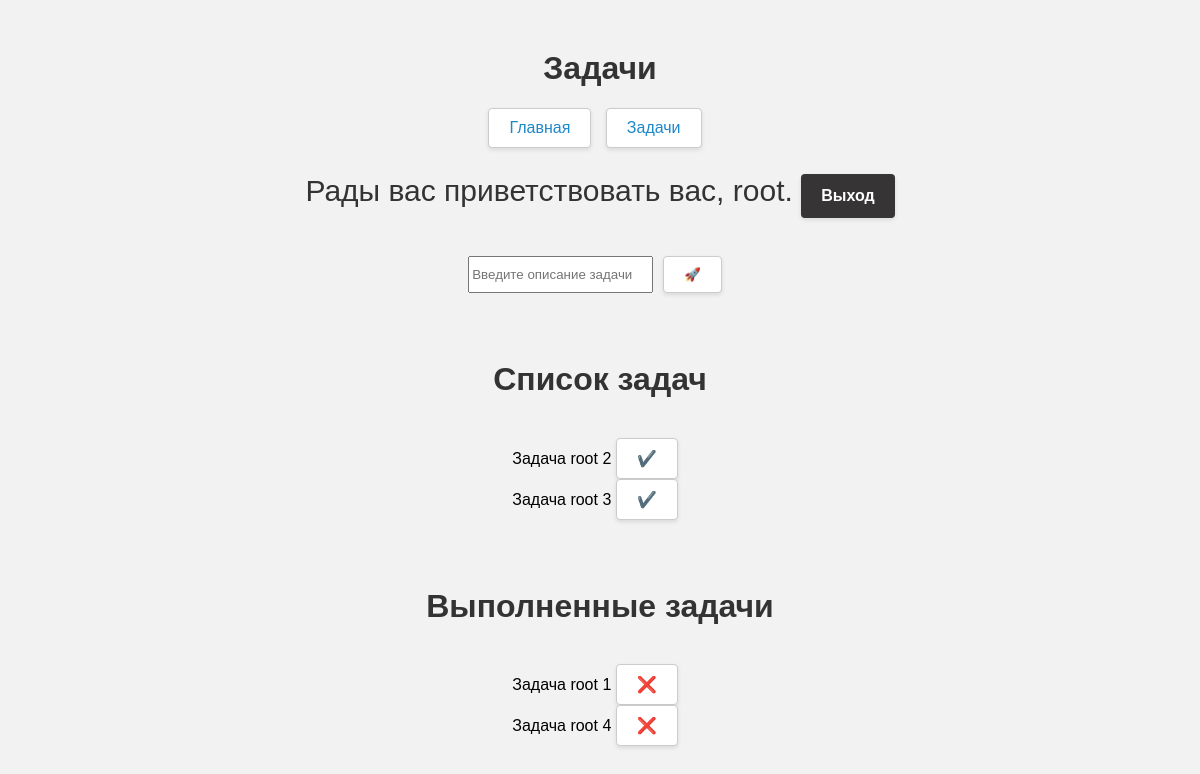
Page /?controller=tasks (signed in) on the committed database.
### tables this page shows
CREATE TABLE tasks (
    id INTEGER NOT NULL PRIMARY KEY AUTOINCREMENT,
    userId INTEGER NOT NULL,
    description VARCHAR(150) NOT NULL,
    isDone TINYINT DEFAULT (0)
);

### controller/TasksController.php (called while the page is built, shortened)
<?php
require_once 'model/User.php';
require_once 'model/Task.php';
require_once 'model/TaskProvider.php';
$pageHeader = 'Задачи';
$pdo = require 'db.php';
if (isset($_SESSION['username'])) {
    $user = $_SESSION['username'];
} else {
    header("Location: /");
    die();
}
$taskProvider = new TaskProvider($pdo);
$tasksUndone = $taskProvider->getUndoneList($user);
$tasksDone = $taskProvider->getDoneList($user);
require "view/tasks.php";

### index.php (called while the page is built)
<?php
$controller = $_GET['controller'] ?? 'index';
$routes = require 'router.php';
require $routes[$controller] ?? die('404 Страница не найдена');

### model/TaskProvider.php (called while the page is built, shortened)
<?php
class TaskProvider
{
    private PDO $pdo;
    public function __construct(PDO $pdo)
    {
        $this->pdo = $pdo;
    }
    public function getUndoneList(User $user):array
    {
        $statement = $this->pdo->prepare(
            'SELECT * FROM tasks WHERE isDone = 0 AND userId = :id'
        );
        $statement->execute([
            'id' => $user->getId(),
        ]);
        return $statement->fetchAll(PDO::FETCH_CLASS | PDO::FETCH_PROPS_LATE, Task::class);
    }
    public function getDoneList(User $user): array
    {
        $statement = $this->pdo->prepare(
            'SELECT * FROM tasks WHERE isDone = 1 AND userId = :id'
        );
        $statement->execute([
            'id' => $user->getId(),
        ]);
        return $statement->fetchAll(PDO::FETCH_CLASS | PDO::FETCH_PROPS_LATE, Task::class);
    }
}

### model/User.php (called while the page is built, shortened)
<?php
class User
{
    private int $id;
    public function getId(): int
    {
        return $this->id;
    }
}

### model/Task.php (called while the page is built, shortened)
<?php
class Task
{
    private int $id;
    private string $description;
    public function __construct(string $description = "Нет описания", bool $isDone = false)
    {
        $this->description = $description;
    }
    public function getId(): int
    {
        return $this->id;
    }
    public function getDescription(): string
    {
        return $this->description;
    }
}

### view/tasks.php (the view, shortened to what this page needs)
<!DOCTYPE html>
<html lang="en">
<head>
</head>
<body>
    <h1><?= $pageHeader ?></h1>
    <?php require "menu.php" ?>
    <br>
    <form action="/?controller=tasks&action=add" method="post" style="display: flex;justify-content: center;">
        <input type="text" name="task" placeholder="Введите описание задачи" style="line-height: 18px; margin-right: 10px" />
        <button class="menu-item" type="submit">🚀</button>
    </form>
    <br>
    <h1>Список задач</h1>
    <br>
    <?php foreach ($tasksUndone as $task) : ?>
        <div>
            <?= $task->getDescription() ?>
            <a class="menu-item" href="/?controller=tasks&action=done&key=<?= $task->getId() ?>"> ✔️ </a>
        </div>
    <?php endforeach; ?>
    <br>
    <h1>Выполненные задачи</h1>
    <br>
    <?php foreach ($tasksDone as $task) : ?>
        <div>
            <?= $task->getDescription() ?>
            <a class="menu-item" href="/?controller=tasks&action=delete&key=<?= $task->getId() ?>"> ❌ </a>
        </div>
    <?php endforeach; ?>
</body>
</html>

### view/tasks.php (style rules this page uses)
body { text-align: center; font-family: Arial, sans-serif; background-color: #f2f2f2; }
h1 { color: #333; margin-top: 50px; }
a { color: #1c87c9; text-decoration: none; }
.menu-item { display: inline-block; padding: 10px 20px; background-color: #fff; border: 1px solid #ccc; border-radius: 4px; box-shadow: 2px 2px 5px rgba(0, 0, 0, 0.1); margin-right: 10px; box-shadow: 0px 2px 4px rgba(0, 0, 0, 0.1); transition: all 0.2s ease-in-out; }

### rows in the picture
tasks: description "Задача root 2"
tasks: description "Задача root 3"
tasks: description "Задача root 1"
tasks: description "Задача root 4"

### other values in the picture
$pageHeader "Задачи"
$userName "root"
